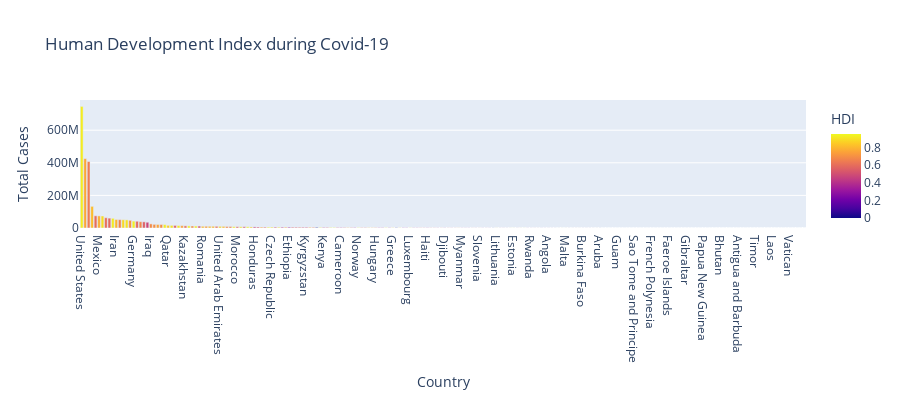

Notebook code for this chart:
### Code cell
fig = px.bar(data, x='Country', y='Total Cases',
             hover_data=['Population', 'Total Deaths'], 
             color='HDI', height=400, 
             title="Human Development Index during Covid-19")
fig.show()

### Figure 1 — Plotly figure (JSON) as saved in the notebook; plotly's stock layout.template omitted (floating-point values rounded to 4 significant figures; data arrays with more than 128 entries replaced by an {"elided": "..."} marker saying what was removed)
{"data": [{"alignmentgroup": "True", "customdata": {"elided": "210x2 float values"}, "hovertemplate": "Country=%{x}<br>Total Cases=%{y}<br>Population=%{customdata[0]}<br>Total Deaths=%{customdata[1]}<br>HDI=%{marker.color}<extra></extra>", "legendgroup": "", "marker": {"color": {"elided": "210 float values"}, "coloraxis": "coloraxis", "pattern": {"shape": ""}}, "name": "", "offsetgroup": "", "orientation": "v", "showlegend": false, "textposition": "auto", "type": "bar", "x": {"elided": "210 str values"}, "xaxis": "x", "y": {"elided": "210 int values"}, "yaxis": "y"}], "layout": {"barmode": "relative", "coloraxis": {"colorbar": {"title": {"text": "HDI"}}, "colorscale": [[0, "#0d0887"], [0.1111, "#46039f"], [0.2222, "#7201a8"], [0.3333, "#9c179e"], [0.4444, "#bd3786"], [0.5556, "#d8576b"], [0.6667, "#ed7953"], [0.7778, "#fb9f3a"], [0.8889, "#fdca26"], [1, "#f0f921"]]}, "height": 400, "legend": {"tracegroupgap": 0}, "title": {"text": "Human Development Index during Covid-19"}, "xaxis": {"anchor": "y", "domain": [0, 1], "title": {"text": "Country"}}, "yaxis": {"anchor": "x", "domain": [0, 1], "title": {"text": "Total Cases"}}}}
